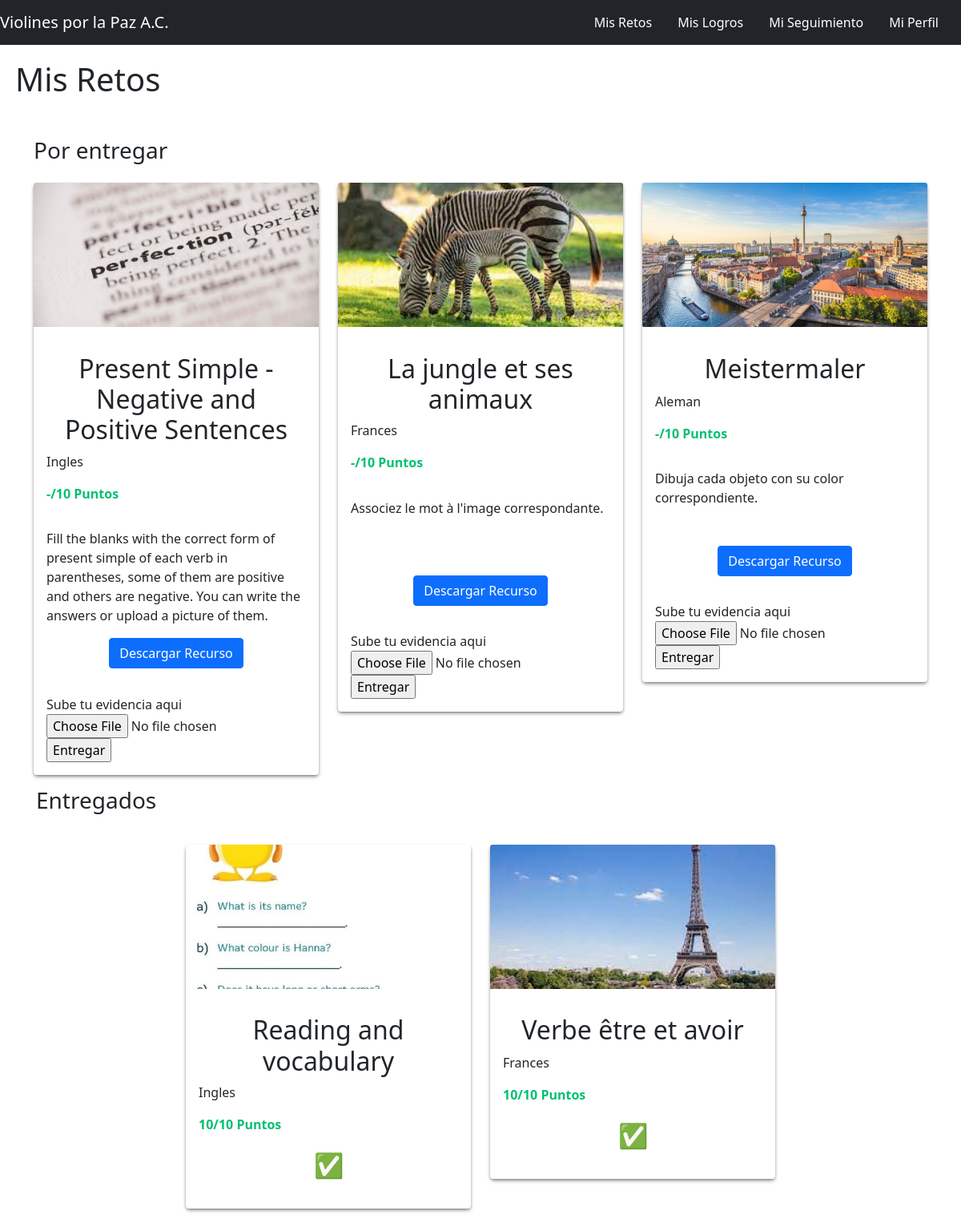
The app's page /misRetos.php (signed in) with its own data.
### tables this page shows
CREATE TABLE `retos` (
  `reto_id` int auto_increment,
  `nombre` varchar(100),
  `categoria` varchar(20),
  `descripcion` varchar(300),
  `puntos` int,
  `grado_id` int,
  `fecha` timestamp default NOW(),
  PRIMARY KEY (`reto_id`),
  FOREIGN KEY (`grado_id`) REFERENCES `grados`(`grado_id`)
);

CREATE TABLE `logros` (
  `usuario_id` int,
  `reto_id` int,
  `file_name` varchar(100),
  `fecha` timeStamp default NOW(),
  PRIMARY KEY (`usuario_id`, `reto_id`),
  FOREIGN KEY (`usuario_id`) REFERENCES `usuarios`(`usuario_id`),
  FOREIGN KEY (`reto_id`) REFERENCES `retos`(`reto_id`)
);

### misRetos.php (the view, shortened to what this page needs)
<?php
include './php/conexion_be.php';
?>
<!DOCTYPE html>
<html>
<head>
  <link href="https://cdn.jsdelivr.net/npm/bootstrap@5.0.2/dist/css/bootstrap.min.css" rel="stylesheet"
 />
  <link rel="stylesheet" href="./assets/css/estilos.css" />
</head>
<body>
<?php include('navbar.php');?>
  <h1 class="h1-pags">Mis Retos</h1>
    <div class="container mt-5 mb-5">
      <div class="row justify-content-center">
        <h3>Por entregar</h3>
    <?php
      $retos = mysqli_query($conexion, "SELECT retos.nombre, categoria, puntos, descripcion, reto_id FROM retos
      JOIN usuarios ON retos.grado_id = usuarios.grado_id
      WHERE usuarios.usuario_id = '$_SESSION[user]' AND retos.reto_id
      NOT IN
      (SELECT logros.reto_id FROM logros
      WHERE usuario_id = '$_SESSION[user]')");
      while( $row = mysqli_fetch_assoc($retos)) {
        echo "
        <div class='col-12 col-sm-6 col-md-4 col-lg-4 mt-3'>
          <div class='card'>
            <img src='./imagenes/reto" . $row['reto_id'] . ".jpg' class='card-img-top'
              alt='Palomitas, boletos para el cine y rollo de película' />
            <div class='card-body'>
              <h2 class='card-title'>" . $row['nombre'] . " </h2>
              <p class='card-grado'> " .
                $row['categoria'] .
              " </p>
              <p class='card-points'> " .
                "-/" . $row['puntos'] . " Puntos
              </p>
              <p class='card-text'> " .
                $row['descripcion'] .
              " </p>
              <div class='center-button'>
                <a href='./recursos/reto" . $row['reto_id'] . ".jpg' download>
                  <button type='button' class='btn btn-primary'>Descargar Recurso</button>
                </a>
              </div>
              Sube tu evidencia aqui
              <form action='./php/upload_file.php' method='post' enctype='multipart/form-data'>
                <input type='hidden' name='reto' value='" . $row['reto_id'] . "' />
                <input type='file' name='file' id='file'>
                <input type='submit' name='submit' value='Entregar'>
              </form>
            </div>
          </div>
        </div>";}
    ?>
    <div style="padding: 15px;">
      <h3>Entregados</h3>
    </div>
    <?php
      $retos = mysqli_query($conexion, "SELECT * FROM logros
      JOIN retos ON logros.reto_id = retos.reto_id
      WHERE usuario_id = '$_SESSION[user]' AND retos.reto_id");
      while( $row = mysqli_fetch_assoc($retos)) {
        echo "
        <div class='col-12 col-sm-6 col-md-4 col-lg-4 mt-3'>
          <div class='card'>
            <img src='./imagenes/reto" . $row['reto_id'] . ".jpg' class='card-img-top'
              alt='Palomitas, boletos para el cine y rollo de película' />
            <div class='card-body'>
              <h2 class='card-title'>" . $row['nombre'] . " </h2>
              <p class='card-grado'> " .
                $row['categoria'] .
              " </p>
              <p class='card-points' > " .
              $row['puntos'] . "/" . $row['puntos'] . " Puntos
              </p>
              <p style='text-align:center; font-size:30px;'> <span>&#9989;</span></p>
            </div>
          </div>
        </div>";}
    ?>
      </div>
    </div>
</body>
</html>

### assets/css/estilos.css (style rules this page uses)
.card-img-top { width: 100%; height: 15vw; object-fit: cover; }
.h1-pags { margin-left: 0.5cm; margin-top: 0.5cm; }
.center-button { text-align: center; margin-bottom: 10%; }
.card { border: 0 !important; box-shadow: 0 4px 6px -1px rgba(0, 0, 0, 0.1), 0 2px 4px -1px rgba(0, 0, 0, 0.6); }
.card-title { min-height: 2.5rem; margin-top: 5%; text-align: center; }
.card-text { min-height: 5rem; margin-top: 10%; }
.card-points { color:#00c070; font-weight: 600; }

### records on screen
retos: shows a picture, nombre "Present Simple - Negative and Positive Sentences", categoria "Ingles", puntos "10", descripcion "Fill the blanks with the correct form of present simple of each verb in parentheses, some of them are positive and others are negative. You can write the answers or upload a picture of them."
retos: shows a picture, nombre "La jungle et ses animaux", categoria "Frances", puntos "10", descripcion "Associez le mot à l'image correspondante."
retos: shows a picture, nombre "Meistermaler", categoria "Aleman", puntos "10", descripcion "Dibuja cada objeto con su color correspondiente."
logros: shows a picture, reto.nombre "Reading and vocabulary", reto.categoria "Ingles", reto.puntos "10"
logros: shows a picture, reto.nombre "Verbe être et avoir", reto.categoria "Frances", reto.puntos "10"
